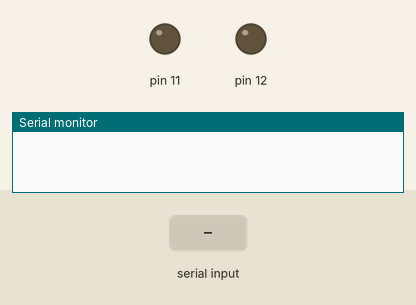
Recording of a sketch running on a simulated Arduino Uno, built with avr-gcc and run on an emulated ATmega328P. On the bench: output pins drawn as LEDs (lit = HIGH), the last lines printed to the serial monitor. The inputs (shaded band) are chosen by the test bench.

Above: at 1.2 s.
1.3 s: "F" received over the second serial link
At 2.5 s:
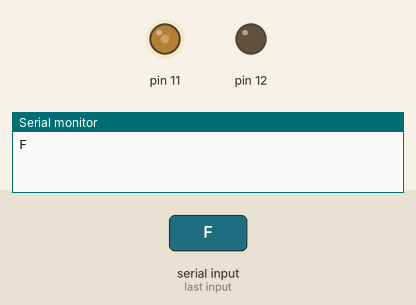
2.8 s: "B" received over the second serial link
At 3.2 s:
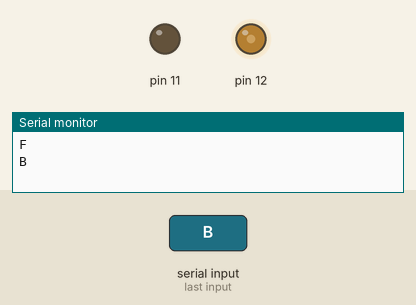
4.3 s: "R" received over the second serial link
At 4.8 s:
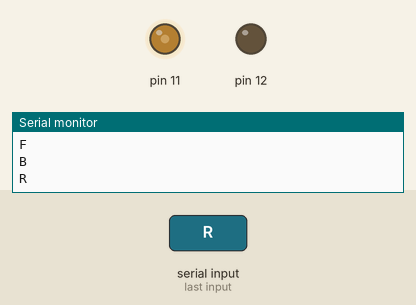
5.8 s: "B" received over the second serial link
At 6.6 s:
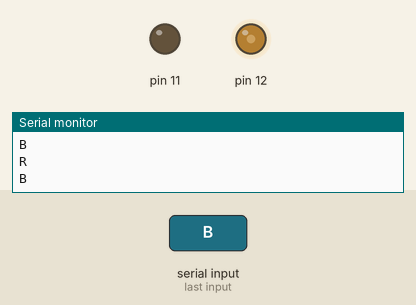
Timing chart, 0 to 8.3 s (numbered marks = the images above; inputs shaded):
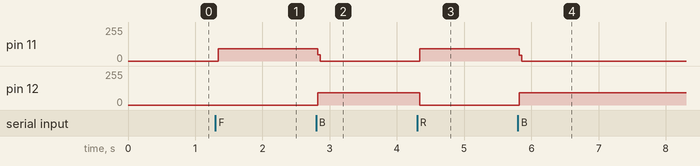

The sketch:

DIY_Bluetooth_Door_Locker.ino
```cpp
char t;
#include "SoftwareSerial.h"

SoftwareSerial btserial(2,3); //RX,TX

void setup()
{
pinMode(11, OUTPUT);
pinMode(12,OUTPUT);
btserial.begin(9600);
Serial.begin(9600);
digitalWrite(11, LOW);
digitalWrite(12, LOW);
}

void loop()
{

digitalWrite(11, LOW);
digitalWrite(12, LOW);

if(btserial.available())
{
  t = btserial.read();
  Serial.println(t);
}

if(t == 'F'){
  digitalWrite(11,HIGH);
  digitalWrite(12,LOW);
}

else if(t == 'B'){
  digitalWrite(11,LOW);
  digitalWrite(12,HIGH);
}

else if(t == 'R')
{
  digitalWrite(11,HIGH);
  digitalWrite(12,LOW);
}

else  if(t == 'L')
{
  digitalWrite(11,LOW);
  digitalWrite(12,LOW);
}


else
{
  digitalWrite(11,LOW);
  digitalWrite(12,LOW);
}

}
```

Measured:
- after the input at 1.3 s, pin 11: 0/255 → 92/255 at once
- after the input at 2.8 s, pin 11: 92/255 → 0/255 at once; pin 12: 0/255 → 91/255 at once
- after the input at 4.3 s, pin 11: 0/255 → 91/255 at once; pin 12: 91/255 → 0/255 at once
- after the input at 5.8 s, pin 11: 91/255 → 0/255 at once; pin 12: 0/255 → 91/255 at once
